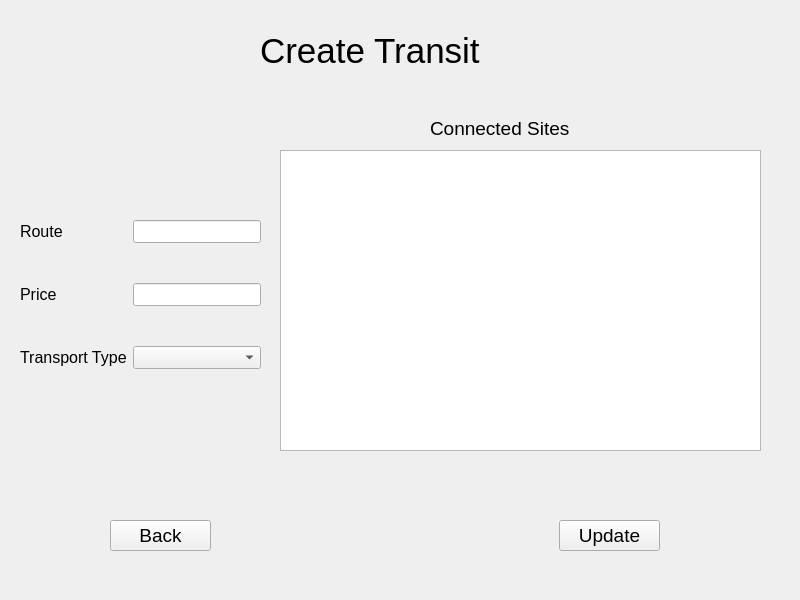
<?xml version="1.0" encoding="UTF-8"?>
<ui version="4.0">
 <class>administrator_create_transit</class>
 <widget class="QMainWindow" name="administrator_create_transit">
  <property name="geometry">
   <rect>
    <x>0</x>
    <y>0</y>
    <width>800</width>
    <height>600</height>
   </rect>
  </property>
  <property name="windowTitle">
   <string>Administrator Create Transit</string>
  </property>
  <widget class="QWidget" name="centralwidget">
   <widget class="QPushButton" name="update_btn">
    <property name="geometry">
     <rect>
      <x>559</x>
      <y>520</y>
      <width>101</width>
      <height>31</height>
     </rect>
    </property>
    <property name="font">
     <font>
      <pointsize>14</pointsize>
     </font>
    </property>
    <property name="text">
     <string>Update</string>
    </property>
   </widget>
   <widget class="QListWidget" name="listWidget">
    <property name="geometry">
     <rect>
      <x>280</x>
      <y>150</y>
      <width>481</width>
      <height>301</height>
     </rect>
    </property>
    <property name="font">
     <font>
      <pointsize>10</pointsize>
     </font>
    </property>
   </widget>
   <widget class="QPushButton" name="back_btn">
    <property name="geometry">
     <rect>
      <x>110</x>
      <y>520</y>
      <width>101</width>
      <height>31</height>
     </rect>
    </property>
    <property name="font">
     <font>
      <pointsize>14</pointsize>
     </font>
    </property>
    <property name="text">
     <string>Back</string>
    </property>
   </widget>
   <widget class="QLabel" name="label">
    <property name="geometry">
     <rect>
      <x>260</x>
      <y>20</y>
      <width>251</width>
      <height>61</height>
     </rect>
    </property>
    <property name="font">
     <font>
      <pointsize>26</pointsize>
     </font>
    </property>
    <property name="text">
     <string>Create Transit</string>
    </property>
   </widget>
   <widget class="QWidget" name="formLayoutWidget">
    <property name="geometry">
     <rect>
      <x>20</x>
      <y>220</y>
      <width>241</width>
      <height>157</height>
     </rect>
    </property>
    <layout class="QFormLayout" name="formLayout">
     <property name="verticalSpacing">
      <number>40</number>
     </property>
     <item row="0" column="0">
      <widget class="QLabel" name="routeLabel">
       <property name="font">
        <font>
         <pointsize>12</pointsize>
        </font>
       </property>
       <property name="text">
        <string>Route</string>
       </property>
      </widget>
     </item>
     <item row="0" column="1">
      <widget class="QLineEdit" name="routeLineEdit">
       <property name="font">
        <font>
         <pointsize>10</pointsize>
        </font>
       </property>
      </widget>
     </item>
     <item row="1" column="0">
      <widget class="QLabel" name="priceLabel">
       <property name="font">
        <font>
         <pointsize>12</pointsize>
        </font>
       </property>
       <property name="text">
        <string>Price</string>
       </property>
      </widget>
     </item>
     <item row="1" column="1">
      <widget class="QLineEdit" name="priceLineEdit">
       <property name="font">
        <font>
         <pointsize>10</pointsize>
        </font>
       </property>
      </widget>
     </item>
     <item row="2" column="0">
      <widget class="QLabel" name="transportTypeLabel">
       <property name="font">
        <font>
         <pointsize>12</pointsize>
        </font>
       </property>
       <property name="text">
        <string>Transport Type</string>
       </property>
      </widget>
     </item>
     <item row="2" column="1">
      <widget class="QComboBox" name="transportTypeComboBox">
       <property name="font">
        <font>
         <pointsize>10</pointsize>
        </font>
       </property>
      </widget>
     </item>
    </layout>
   </widget>
   <widget class="QLabel" name="label_4">
    <property name="geometry">
     <rect>
      <x>430</x>
      <y>120</y>
      <width>161</width>
      <height>16</height>
     </rect>
    </property>
    <property name="font">
     <font>
      <pointsize>14</pointsize>
     </font>
    </property>
    <property name="text">
     <string>Connected Sites</string>
    </property>
   </widget>
  </widget>
 </widget>
 <resources/>
 <connections/>
</ui>
